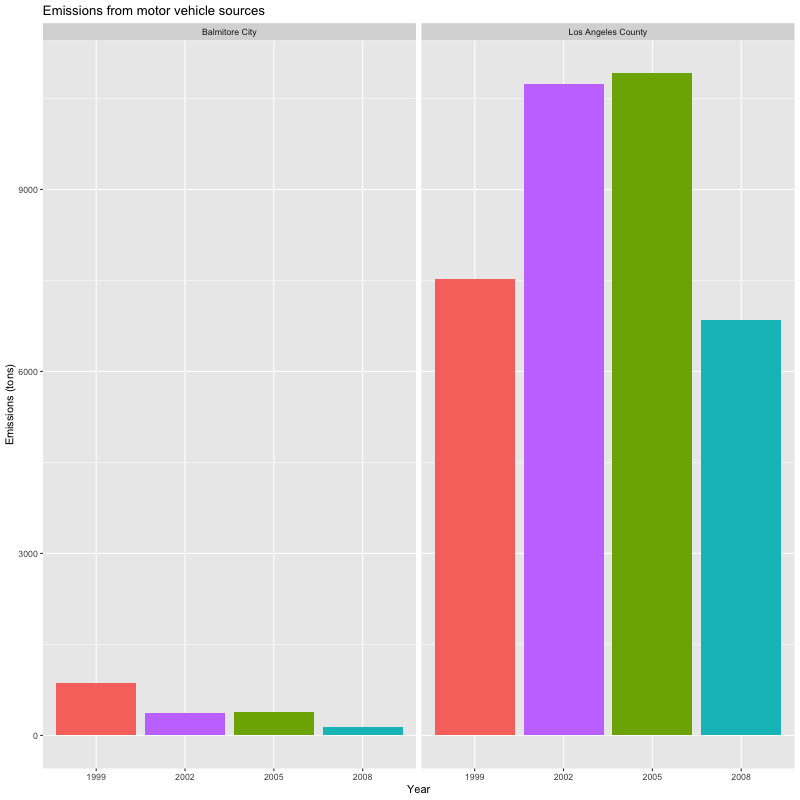

This figure's R source:
library(dplyr)

source("downloadFiles.R")


places <- list("24510" = "Balmitore City", "06037" = "Los Angeles County")

data <- mergedData %>%
  tbl_df() %>%
  filter(
    (Data.Category %in% c("Nonroad", "Onroad") | type %in% c("ON-ROAD", "NON-ROAD"))
    & fips %in% names(places)) %>%
  mutate(year = factor(year)) %>%
  group_by(fips, year) %>%
  select(year, fips, Emissions) %>%
  summarise(
    Emissions = sum(Emissions)
  )

data$fips <- recode(data$fips, !!!places)

png("plot6.png", width=800, height = 800)

years <- rep(brewer.pal(length(unique(data$year)), "Set3"), length(unique(data$fips)))

graph <- qplot(
  year,
  Emissions,
  data = data,
  facets = .~fips,
  xlab = "Year",
  ylab = "Emissions (tons)",
  geom = "col",
  show.legend = FALSE,
  main = "Emissions from motor vehicle sources",
  fill = years)

print(graph)

dev.off()
